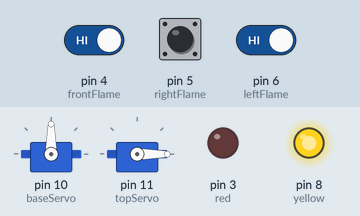
Simulated run of this sketch. Board: Arduino Uno, built with avr-gcc and run on an emulated ATmega328P. Parts: 2 × servo, output pins drawn as LEDs (lit = HIGH). The test bench sets the inputs (shaded band); at power-on: pin 4 (frontFlame) HIGH, pin 5 (rightFlame) HIGH, pin 6 (leftFlame) HIGH.

Above: at 1.2 s.
1.3 s: pin 4 (frontFlame) driven LOW
At 2.9 s:
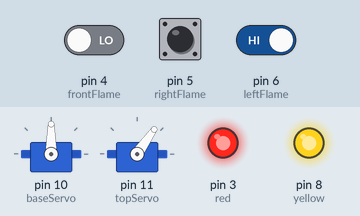
3.3 s: pin 5 (rightFlame) driven LOW
At 3.7 s:
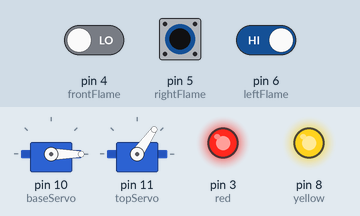
6.3 s: pin 6 (leftFlame) driven LOW
9.3 s: pin 6 (leftFlame) driven HIGH
12.3 s: pin 4 (frontFlame) driven HIGH
At 13.4 s:
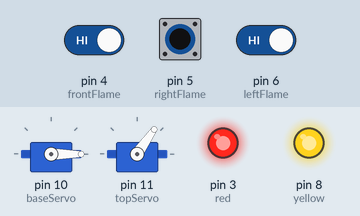
13.8 s: pin 5 (rightFlame) pulsed HIGH 2 times (0.12 s each, 0.3 s apart)
At 14.3 s:
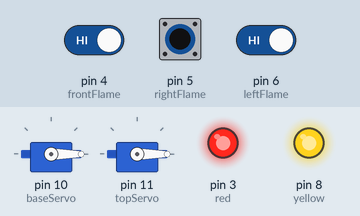
Timing chart, 0 to 16.8 s (numbered marks = the images above; inputs shaded):
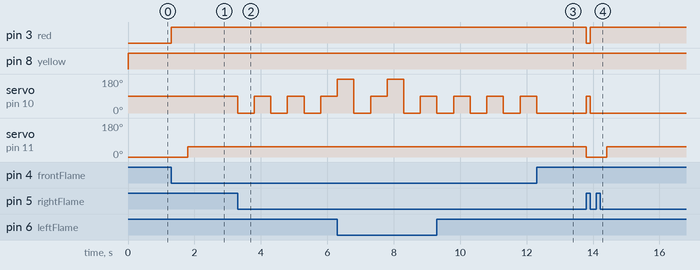

The sketch:

Flame_Sensor_Robot.ino
```cpp
#include <Servo.h>

#define frontFlame 4
#define leftFlame 6
#define rightFlame 5
#define red 3
#define yellow 8

Servo baseServo;  // create servo object to control a servo
Servo topServo;
int pos = 0;    // variable to store the servo position

void setup() {
  baseServo.attach(10);
  topServo.attach(11);
  pinMode(red, OUTPUT);
  pinMode(yellow, OUTPUT);
  pinMode(frontFlame, INPUT);
  pinMode(leftFlame, INPUT);
  pinMode(rightFlame, INPUT);
  topServo.write(0);
  baseServo.write(90);
}

void loop(){
  if(digitalRead(frontFlame) == LOW){
    digitalWrite(red, HIGH);
    baseServo.write(90);
    delay(500);
    topServo.write(55);
  }

  if(digitalRead(leftFlame) == LOW){
    digitalWrite(red, HIGH);
    baseServo.write(180);
    delay(500);
    topServo.write(55);
  }

  if(digitalRead(rightFlame) == LOW){
    baseServo.write(0);
    digitalWrite(red, HIGH);
    delay(500);
    topServo.write(55);

  }
  if( digitalRead(rightFlame) == HIGH&&digitalRead(leftFlame) == HIGH&&digitalRead(frontFlame) == HIGH){
    digitalWrite(yellow, HIGH);
     digitalWrite(red, LOW);
     topServo.write(0);
     baseServo.write(90);
  }
}
```

Measured:
- after the input at 1.3 s, pin 3 (red): LOW → HIGH at once; servo on pin 11 (topServo): 0° → 55° after 0.50 s
- after the input at 3.3 s, servo on pin 10 (baseServo): alternates 90° for 0.50 s and 0° for 0.50 s, starting at once
- after the input at 12.3 s, servo on pin 10 (baseServo): goes on until 12.3 s, then stays 0°
- after the input at 13.8 s, pin 3 (red): HIGH → LOW at once, → HIGH 0.12 s later; servo on pin 10 (baseServo): 0° → 90° at once, → 0° 0.12 s later; servo on pin 11 (topServo): 55° → 0° at once, → 55° 0.62 s later
